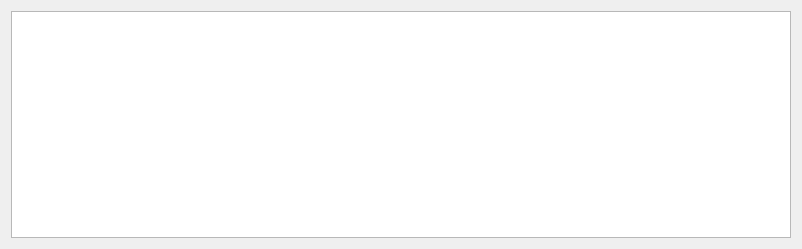
<ui version="4.0" >
 <class>AnnotationWidget</class>
 <widget class="QWidget" name="AnnotationWidget" >
  <property name="geometry" >
   <rect>
    <x>0</x>
    <y>0</y>
    <width>802</width>
    <height>249</height>
   </rect>
  </property>
  <layout class="QGridLayout" >
   <item row="0" column="0" >
    <widget class="QTableView" name="annotations" >
     <property name="selectionMode" >
      <enum>QAbstractItemView::SingleSelection</enum>
     </property>
     <property name="selectionBehavior" >
      <enum>QAbstractItemView::SelectRows</enum>
     </property>
     <property name="showGrid" >
      <bool>false</bool>
     </property>
    </widget>
   </item>
  </layout>
 </widget>
 <resources/>
 <connections/>
</ui>
